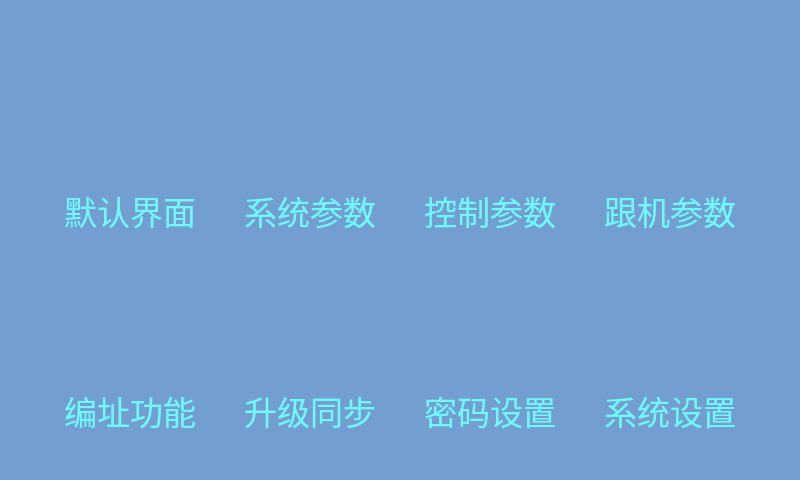
<?xml version="1.0" encoding="UTF-8"?>
<ui version="4.0">
 <class>menuPage</class>
 <widget class="QWidget" name="menuPage">
  <property name="geometry">
   <rect>
    <x>0</x>
    <y>0</y>
    <width>800</width>
    <height>480</height>
   </rect>
  </property>
  <property name="sizePolicy">
   <sizepolicy hsizetype="Fixed" vsizetype="Fixed">
    <horstretch>0</horstretch>
    <verstretch>0</verstretch>
   </sizepolicy>
  </property>
  <property name="windowTitle">
   <string>Form</string>
  </property>
  <widget class="QLabel" name="label_backgroud">
   <property name="geometry">
    <rect>
     <x>0</x>
     <y>0</y>
     <width>800</width>
     <height>480</height>
    </rect>
   </property>
   <property name="styleSheet">
    <string notr="true">background-color: rgb(114, 159, 207);</string>
   </property>
   <property name="text">
    <string/>
   </property>
   <property name="pixmap">
    <pixmap resource="image.qrc">:/new/menu_page/菜单界面/菜单界面底图.png</pixmap>
   </property>
   <property name="alignment">
    <set>Qt::AlignLeading|Qt::AlignLeft|Qt::AlignVCenter</set>
   </property>
   <property name="wordWrap">
    <bool>false</bool>
   </property>
  </widget>
  <widget class="QLabel" name="label_default">
   <property name="geometry">
    <rect>
     <x>40</x>
     <y>60</y>
     <width>180</width>
     <height>150</height>
    </rect>
   </property>
   <property name="text">
    <string/>
   </property>
   <property name="pixmap">
    <pixmap resource="image.qrc">:/new/menu_page/菜单界面/默认状态/默认界面.png</pixmap>
   </property>
   <property name="scaledContents">
    <bool>false</bool>
   </property>
  </widget>
  <widget class="QLabel" name="label_system">
   <property name="geometry">
    <rect>
     <x>220</x>
     <y>60</y>
     <width>180</width>
     <height>150</height>
    </rect>
   </property>
   <property name="text">
    <string/>
   </property>
   <property name="pixmap">
    <pixmap resource="image.qrc">:/new/menu_page/菜单界面/默认状态/系统参数.png</pixmap>
   </property>
  </widget>
  <widget class="QLabel" name="label">
   <property name="geometry">
    <rect>
     <x>40</x>
     <y>190</y>
     <width>180</width>
     <height>40</height>
    </rect>
   </property>
   <property name="font">
    <font>
     <family>YouSheBiaoTiHei</family>
     <pointsize>25</pointsize>
    </font>
   </property>
   <property name="styleSheet">
    <string notr="true">color: rgb(112, 249, 255);</string>
   </property>
   <property name="text">
    <string>默认界面</string>
   </property>
   <property name="alignment">
    <set>Qt::AlignCenter</set>
   </property>
  </widget>
  <widget class="QLabel" name="label_2">
   <property name="geometry">
    <rect>
     <x>220</x>
     <y>190</y>
     <width>180</width>
     <height>40</height>
    </rect>
   </property>
   <property name="font">
    <font>
     <family>YouSheBiaoTiHei</family>
     <pointsize>25</pointsize>
    </font>
   </property>
   <property name="styleSheet">
    <string notr="true">color: rgb(112, 249, 255);</string>
   </property>
   <property name="text">
    <string>系统参数</string>
   </property>
   <property name="alignment">
    <set>Qt::AlignCenter</set>
   </property>
  </widget>
  <widget class="QLabel" name="label_group">
   <property name="geometry">
    <rect>
     <x>400</x>
     <y>60</y>
     <width>180</width>
     <height>150</height>
    </rect>
   </property>
   <property name="text">
    <string/>
   </property>
   <property name="pixmap">
    <pixmap resource="image.qrc">:/new/menu_page/菜单界面/默认状态/成组参数.png</pixmap>
   </property>
  </widget>
  <widget class="QLabel" name="label_follow">
   <property name="geometry">
    <rect>
     <x>580</x>
     <y>60</y>
     <width>180</width>
     <height>150</height>
    </rect>
   </property>
   <property name="text">
    <string/>
   </property>
   <property name="pixmap">
    <pixmap resource="image.qrc">:/new/menu_page/菜单界面/默认状态/跟机参数.png</pixmap>
   </property>
  </widget>
  <widget class="QLabel" name="label_address">
   <property name="geometry">
    <rect>
     <x>40</x>
     <y>270</y>
     <width>180</width>
     <height>150</height>
    </rect>
   </property>
   <property name="text">
    <string/>
   </property>
   <property name="pixmap">
    <pixmap resource="image.qrc">:/new/menu_page/菜单界面/默认状态/编址功能.png</pixmap>
   </property>
  </widget>
  <widget class="QLabel" name="label_update">
   <property name="geometry">
    <rect>
     <x>220</x>
     <y>270</y>
     <width>180</width>
     <height>150</height>
    </rect>
   </property>
   <property name="text">
    <string/>
   </property>
   <property name="pixmap">
    <pixmap resource="image.qrc">:/new/menu_page/菜单界面/默认状态/升级同步.png</pixmap>
   </property>
  </widget>
  <widget class="QLabel" name="label_7">
   <property name="geometry">
    <rect>
     <x>400</x>
     <y>190</y>
     <width>180</width>
     <height>40</height>
    </rect>
   </property>
   <property name="font">
    <font>
     <family>YouSheBiaoTiHei</family>
     <pointsize>25</pointsize>
    </font>
   </property>
   <property name="styleSheet">
    <string notr="true">color: rgb(112, 249, 255);</string>
   </property>
   <property name="text">
    <string>控制参数</string>
   </property>
   <property name="alignment">
    <set>Qt::AlignCenter</set>
   </property>
  </widget>
  <widget class="QLabel" name="label_8">
   <property name="geometry">
    <rect>
     <x>580</x>
     <y>190</y>
     <width>180</width>
     <height>40</height>
    </rect>
   </property>
   <property name="font">
    <font>
     <family>YouSheBiaoTiHei</family>
     <pointsize>25</pointsize>
    </font>
   </property>
   <property name="styleSheet">
    <string notr="true">color: rgb(112, 249, 255);</string>
   </property>
   <property name="text">
    <string>跟机参数</string>
   </property>
   <property name="alignment">
    <set>Qt::AlignCenter</set>
   </property>
  </widget>
  <widget class="QLabel" name="label_9">
   <property name="geometry">
    <rect>
     <x>40</x>
     <y>390</y>
     <width>180</width>
     <height>40</height>
    </rect>
   </property>
   <property name="font">
    <font>
     <family>YouSheBiaoTiHei</family>
     <pointsize>25</pointsize>
    </font>
   </property>
   <property name="styleSheet">
    <string notr="true">color: rgb(112, 249, 255);</string>
   </property>
   <property name="text">
    <string>编址功能</string>
   </property>
   <property name="alignment">
    <set>Qt::AlignCenter</set>
   </property>
  </widget>
  <widget class="QLabel" name="label_10">
   <property name="geometry">
    <rect>
     <x>220</x>
     <y>390</y>
     <width>180</width>
     <height>40</height>
    </rect>
   </property>
   <property name="font">
    <font>
     <family>YouSheBiaoTiHei</family>
     <pointsize>25</pointsize>
    </font>
   </property>
   <property name="styleSheet">
    <string notr="true">color: rgb(112, 249, 255);</string>
   </property>
   <property name="text">
    <string>升级同步</string>
   </property>
   <property name="alignment">
    <set>Qt::AlignCenter</set>
   </property>
  </widget>
  <widget class="QLabel" name="label_password">
   <property name="geometry">
    <rect>
     <x>400</x>
     <y>270</y>
     <width>180</width>
     <height>150</height>
    </rect>
   </property>
   <property name="text">
    <string/>
   </property>
   <property name="pixmap">
    <pixmap resource="image.qrc">:/new/menu_page/菜单界面/默认状态/密码设置.png</pixmap>
   </property>
  </widget>
  <widget class="QLabel" name="label_time">
   <property name="geometry">
    <rect>
     <x>580</x>
     <y>270</y>
     <width>180</width>
     <height>150</height>
    </rect>
   </property>
   <property name="text">
    <string/>
   </property>
   <property name="pixmap">
    <pixmap resource="image.qrc">:/new/menu_page/菜单界面/默认状态/系统设置.png</pixmap>
   </property>
  </widget>
  <widget class="QLabel" name="label_13">
   <property name="geometry">
    <rect>
     <x>580</x>
     <y>390</y>
     <width>180</width>
     <height>40</height>
    </rect>
   </property>
   <property name="font">
    <font>
     <family>YouSheBiaoTiHei</family>
     <pointsize>25</pointsize>
    </font>
   </property>
   <property name="styleSheet">
    <string notr="true">color: rgb(112, 249, 255);</string>
   </property>
   <property name="text">
    <string>系统设置</string>
   </property>
   <property name="alignment">
    <set>Qt::AlignCenter</set>
   </property>
  </widget>
  <widget class="QLabel" name="label_14">
   <property name="geometry">
    <rect>
     <x>400</x>
     <y>390</y>
     <width>180</width>
     <height>40</height>
    </rect>
   </property>
   <property name="font">
    <font>
     <family>YouSheBiaoTiHei</family>
     <pointsize>25</pointsize>
    </font>
   </property>
   <property name="styleSheet">
    <string notr="true">color: rgb(112, 249, 255);</string>
   </property>
   <property name="text">
    <string>密码设置</string>
   </property>
   <property name="alignment">
    <set>Qt::AlignCenter</set>
   </property>
  </widget>
 </widget>
 <resources>
  <include location="image.qrc"/>
 </resources>
 <connections/>
</ui>
